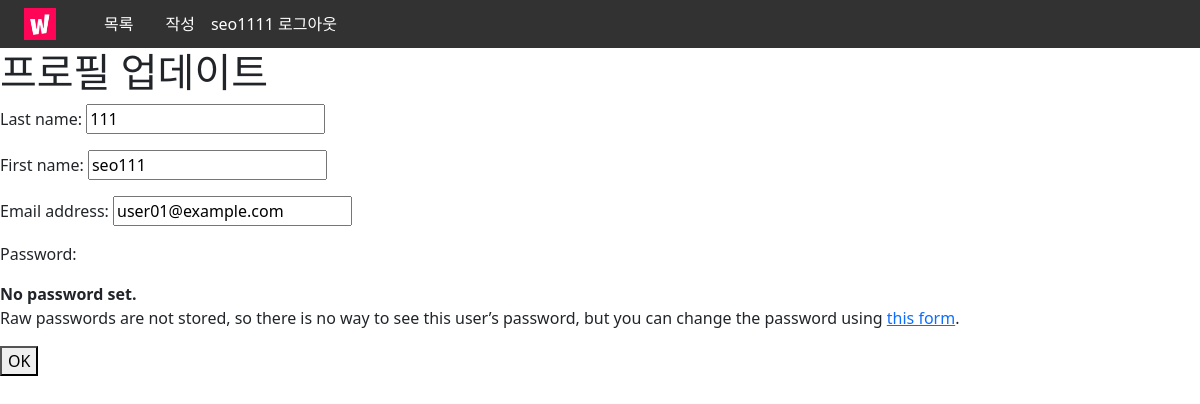
/accounts/update/ (signed in), run on the app's committed database.
### accounts/models.py (models this page shows)
class User(AbstractUser):
    @property
    def full_name(self):
        return f'{self.last_name}{self.first_name}'

### accounts/views.py (the view)
# urls.py: path('update/', views.update, name='update'),
@login_required
def update(request):
    if request.method == 'POST':
        form = CustomUserChangeForm(request.POST, instance=request.user)
        if form.is_valid():
            form.save()
            return redirect('accounts:detail', request.user.pk)
    else:
        form = CustomUserChangeForm(instance=request.user)
    context = {
        'form': form
    }
    return render(request, 'accounts/update.html', context)

### accounts/forms.py
class CustomUserChangeForm(UserChangeForm):
    class Meta:
        model = get_user_model()
        fields = ('last_name','first_name',  'email',)

### accounts/templates/accounts/update.html (shortened to what this page needs)
{% extends 'base.html' %}
{% load django_bootstrap5 %}
{% block content %}
  <h1>프로필 업데이트</h1>
  <form action="" method="POST">
    {{ form.as_p }}
    <button type="submit" content="OK">OK</button>
  </form>
{% endblock content %}

### pjt/templates/base.html (shortened to what this page needs)
{% load django_bootstrap5 %}
{% load static %}
<!DOCTYPE html>
<html lang="en">
  <head>
    <link href="https://cdn.jsdelivr.net/npm/bootstrap@5.2.1/dist/css/bootstrap.min.css" rel="stylesheet">
    <link rel="stylesheet" href={% static 'css/nav.css' %}>
  </head>
  <body>
    <nav class="navbar navbar-dark nav-bar navbar-expand-lg d-flex align-items-center px-4">
      <a href="{% url 'movies:main' %}">
        <img class="nav-logo" src="{% static 'images/logo.jpeg' %}" alt=""/>
      </a>
      <div class="collapse navbar-collapse" id="navbarNav">
        <ul class="nav-menu-items d-flex my-1">
          <li class="nav-items">
            <a class="nav-menu-item" href="{% url 'movies:index' %}">목록</a>
          </li>
          <li class="nav-items">
            {% if request.user.is_authenticated%}
              <a class="nav-menu-item" href="{% url 'movies:create' %}">작성</a>
            {% endif %}
          </li>
          <li>
            {% if request.user.is_authenticated %}
              <a class="nav-menu-item" href="{% url 'accounts:detail' user.pk %}">{{ request.user }}</a>
              <a class="nav-menu-item" href="{% url 'accounts:logout' %}">로그아웃</a>
            {% else %}
              <a class="nav-menu-item" href="{% url 'accounts:login' %}">로그인</a>
              <a class="nav-menu-item" href="{% url 'accounts:signup' %}">회원가입</a>
            {% endif %}
          </li>
        </ul>
      </div>
    </nav>
    <div>
      {% block content %}{% endblock content %}
    </div>
  </body>
</html>

### movies/static/css/nav.css (style rules this page uses)
.nav-bar { background-color: rgb(50, 50, 50); }
.nav-logo { width: 2rem; }
.nav-menu-item { text-decoration: none; color: white; }
.nav-menu-items { list-style: none; }
.nav-items { margin: 0 1rem; }

### data on the page
User: user "seo1111", last_name "111", first_name "seo111", email "user01@example.com"
